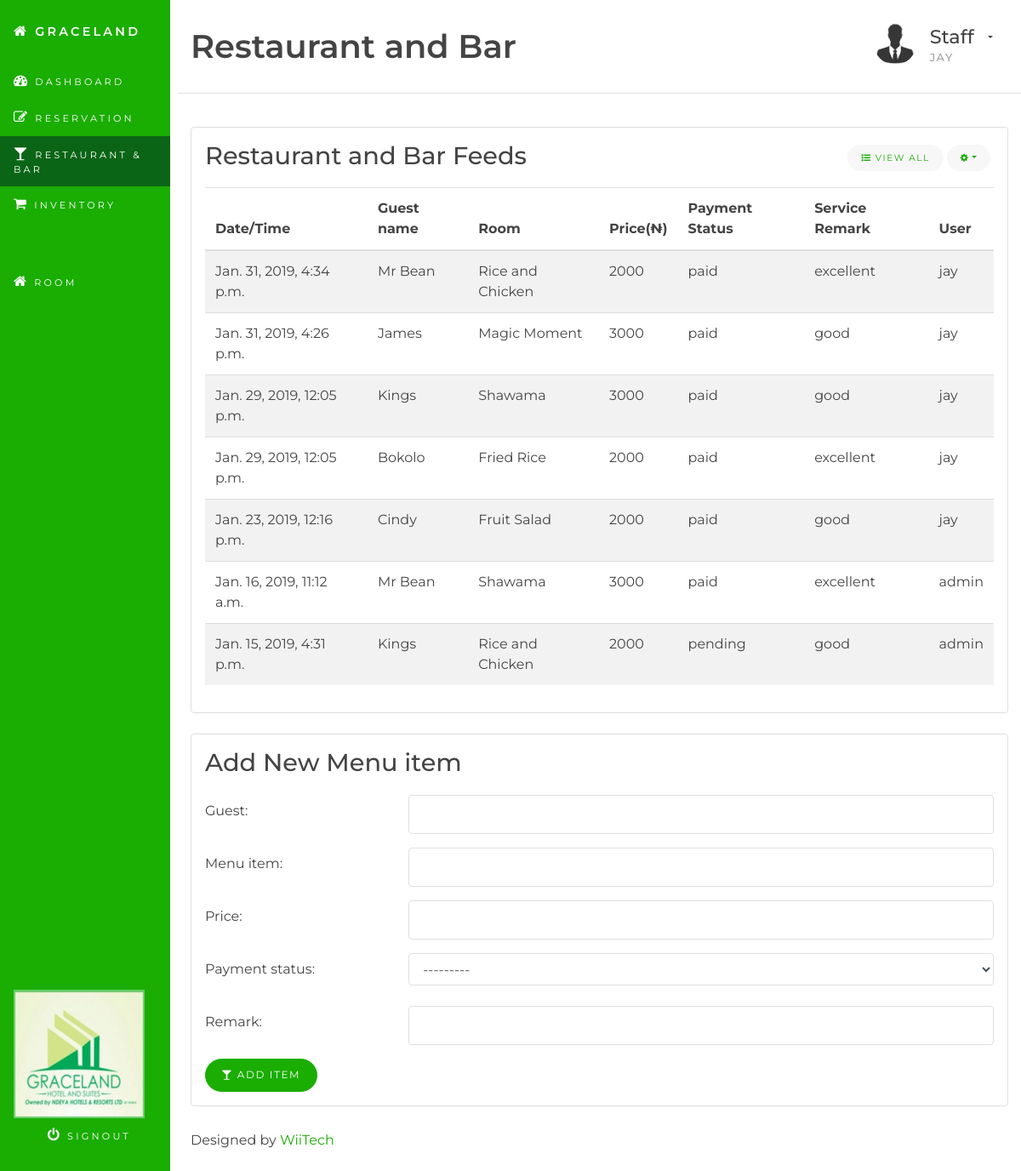
The app's page /restandbar/ (signed in) with its own data.
### hms/models.py (models this page shows, shortened)
class Restandbar(models.Model):
    PAYMENT_CHOICES = (
        ('paid', 'Paid'),
        ('pending', 'Pending'),
    )
    time = models.DateTimeField(auto_now_add=True)
    guest = models.CharField(max_length=100)
    menu_item = models.CharField(max_length=100)
    price = models.IntegerField()
    payment_status = models.CharField(max_length=20, choices=PAYMENT_CHOICES)
    remark = models.CharField(max_length=100)
    user = models.ForeignKey(User, on_delete=models.CASCADE)
    class Meta:
        ordering = ('-time',)

### hms/views.py (the view, shortened to what this page needs)
# urls.py: path('restandbar/', views.restandbar, name='restandbar'),
@login_required
def restandbar(request):
    all_restandbars = Restandbar.objects.all()
    list_num = 7
    if all_restandbars.count() >= list_num:
        few_restandbars = []
        for i in range(list_num):
            few_restandbars.append(all_restandbars[i])
        all_restandbars = few_restandbars
    form = RestandbarForm()
    context = {
        'section': 'restandbar',
        'form': form,
        'all_restandbars': all_restandbars,
    }
    return render(request, 'hms/restandbar.html', context)

### hms/forms.py
class RestandbarForm(forms.ModelForm):
    class Meta:
        model = Restandbar
        exclude = ('time', 'user')
    def __init__(self, *args, **kwargs):
        super(RestandbarForm, self).__init__(*args, **kwargs)
        for fname, f in self.fields.items():
            f.widget.attrs['class'] = 'form-control'

### hms/templates/hms/restandbar.html (shortened to what this page needs)
{% extends 'base.html' %}
{% block content %}
<div class="container-fluid" id="wrapper">
	<div class="row">
		<main class="col-xs-12 col-sm-8 col-lg-9 col-xl-10 pt-3 pl-4 ml-auto">
			{% include 'hms/restandbar/restandbar_head.html' %}
			<section class="row">
				<div class="col-sm-12">
					{% include 'hms/restandbar/restandbar_display.html' %}
					{% include 'hms/restandbar/restandbar_form.html' %}
					{% include 'hms/footer.html' %}
				</div>
			</section>
		</main>
	</div>
</div>
{% endblock content %}

### hms/templates/hms/restandbar/restandbar_head.html (shortened to what this page needs)
<header class="page-header row justify-center">
    <div class="col-md-6 col-lg-8" >
        <h1 class="float-left text-center text-md-left">Restaurant and Bar</h1>
    </div>
    <div class="dropdown user-dropdown col-md-6 col-lg-4 text-center text-md-right"><a class="btn btn-stripped dropdown-toggle" href="#" id="dropdownMenuLink" data-toggle="dropdown" aria-haspopup="true" aria-expanded="false">
        <img src="../static/images/profile-pic.jpg" alt="profile photo" class="circle float-left profile-photo" width="50" height="auto">
        <div class="username mt-1">
            <h4 class="mb-1">Staff</h4>
            <h6 class="text-muted">{{ request.user }}</h6>
        </div>
        </a>
    </div>
</header>

### hms/templates/hms/restandbar/restandbar_display.html (shortened to what this page needs)
<section class="row">
    <div class="col-md-12 col-lg-12">
        <div class="card mb-4">
            <div class="card-block">
                <h3 class="card-title">Restaurant and Bar Feeds</h3>
                <div class="dropdown card-title-btn-container">
                    <button class="btn btn-sm btn-subtle" type="button"><em class="fa fa-list-ul"></em> View All</button>
                    <button class="btn btn-sm btn-subtle dropdown-toggle" type="button" data-toggle="dropdown" aria-haspopup="true" aria-expanded="false"><em class="fa fa-cog"></em></button>
                </div>
                <div class="table-responsive">
                    <table class="table table-striped">
                        <thead>
                            <tr>
                                <th>Date/Time</th>
                                <th>Guest name</th>
                                <th>Room</th>
                                <th>Price(&#8358)</th>
                                <th>Payment Status</th>
                                <th>Service Remark</th>
                                <th>User</th>
                            </tr>
                        </thead>
                        <tbody>
                            {% for restandbar in all_restandbars %}
                                <tr>
                                    <td>{{ restandbar.time }}</td>
                                    <td>{{ restandbar.guest }}</td>
                                    <td>{{ restandbar.menu_item }}</td>
                                    <td>{{ restandbar.price }}</td>
                                    <td>{{ restandbar.payment_status }}</td>
                                    <td>{{ restandbar.remark }}</td>
                                    <td>{{ restandbar.user }}</td>
                                </tr>
                            {% endfor %}
                        </tbody>
                    </table>
                </div>
            </div>
        </div>
    </div>
</section>

### hms/static/css/style.css (style rules this page uses)
body { background-color: #ffffff; font-family: "Montserrat", "Helvetica Neue", Helvetica, Arial, sans-serif; font-size: 1rem; color: #444444; }
h1, h2 { font-family: "Montserrat", "Helvetica Neue", Helvetica, Arial, sans-serif; padding-bottom: 1.2rem; border-bottom: 1px solid #dfdfdf; }
h3, h4, h5, h6 { font-family: "Montserrat", "Helvetica Neue", Helvetica, Arial, sans-serif; }
a, a:visited { color: #1aad02; }
h1 { font-family: "Montserrat", "Helvetica Neue", Helvetica, Arial, sans-serif; font-size: 2.4rem; font-weight: 600; }
h3 { font-family: "Montserrat", "Helvetica Neue", Helvetica, Arial, sans-serif; font-size: 1.8rem; font-weight: 500; }
h4 { font-family: "Montserrat", "Helvetica Neue", Helvetica, Arial, sans-serif; font-size: 1.4rem; font-weight: 500; }
h6 { font-family: "Montserrat", "Helvetica Neue", Helvetica, Arial, sans-serif; font-size: .8rem; letter-spacing: .1rem; font-weight: 500; text-transform: uppercase; }
.justify-center { display: flex; align-items: center; justify-content: center; }
.text-muted { color: #a0a0a0 !important; }
.circle { border-radius: 499rem; }
.btn { border-radius: 499rem; text-transform: uppercase; letter-spacing: .1rem; font-size: .75rem; padding: .6rem 1.15rem; cursor: pointer; }
.btn-sm { font-size: .65rem; padding: .5rem 1rem; }
.btn-subtle { border: none; background: #f7f7f7; color: #1aad02; -webkit-appearance: none; cursor: pointer; }
.btn-stripped { border: none; background: none !important; color: #444444 !important; -webkit-appearance: none; cursor: pointer; }
.dropdown a { color: #444444; }
.card { background-color: #ffffff; border: 1px solid #dfdfdf; }
.card-block { padding: 1rem; }
.card-title { padding-bottom: .25rem; margin-bottom: 1rem; }
.card-title-btn-container { position: absolute; top: 1.25rem; right: 1.25rem; list-style: none; }
.page-header { font-family: "Montserrat", "Helvetica Neue", Helvetica, Arial, sans-serif; margin-top: 0rem; margin-bottom: 2.4rem; padding-bottom: 1rem; border-bottom: 1px solid #dfdfdf; height: auto; }
.page-header h1 { display: inline; border: none; padding: 0; margin-top: 0; margin-bottom: 0; width: 100%; }
.profile-photo { border-radius: 499rem; float: left; }
.username { float: left; text-align: left; margin: 0 0 0 1rem; }
.username h1, .username h2, .username h3, .username h4 { margin-bottom: 0; text-transform: none !important; letter-spacing: 0 !important; }
.user-dropdown .dropdown-toggle::after { margin-top: 1rem; margin-left: 1rem; }
.form-control { border: 1px solid #dfdfdf; background-color: #ffffff; box-shadow: none; }
input.form-control { height: 46px; }
table, td, tr, th, thead { border-color: #dfdfdf !important; }

### records on screen
Restandbar: time "Jan. 31, 2019, 4:34 p.m.", guest "Mr Bean", menu_item "Rice and Chicken", price "2000", payment_status "paid", remark "excellent", user "jay"
Restandbar: time "Jan. 31, 2019, 4:26 p.m.", guest "James", menu_item "Magic Moment", price "3000", payment_status "paid", remark "good", user "jay"
Restandbar: time "Jan. 29, 2019, 12:05 p.m.", guest "Kings", menu_item "Shawama", price "3000", payment_status "paid", remark "good", user "jay"
Restandbar: time "Jan. 29, 2019, 12:05 p.m.", guest "Bokolo", menu_item "Fried Rice", price "2000", payment_status "paid", remark "excellent", user "jay"
Restandbar: time "Jan. 23, 2019, 12:16 p.m.", guest "Cindy", menu_item "Fruit Salad", price "2000", payment_status "paid", remark "good", user "jay"
Restandbar: time "Jan. 16, 2019, 11:12 a.m.", guest "Mr Bean", menu_item "Shawama", price "3000", payment_status "paid", remark "excellent", user "admin"
Restandbar: time "Jan. 15, 2019, 4:31 p.m.", guest "Kings", menu_item "Rice and Chicken", price "2000", payment_status "pending", remark "good", user "admin"

### other values on screen
{{ request.user }} "JAY"
{{ field.label_tag }} "Guest:" "Menu item:" "Price:" "Payment status:" "Remark:"
